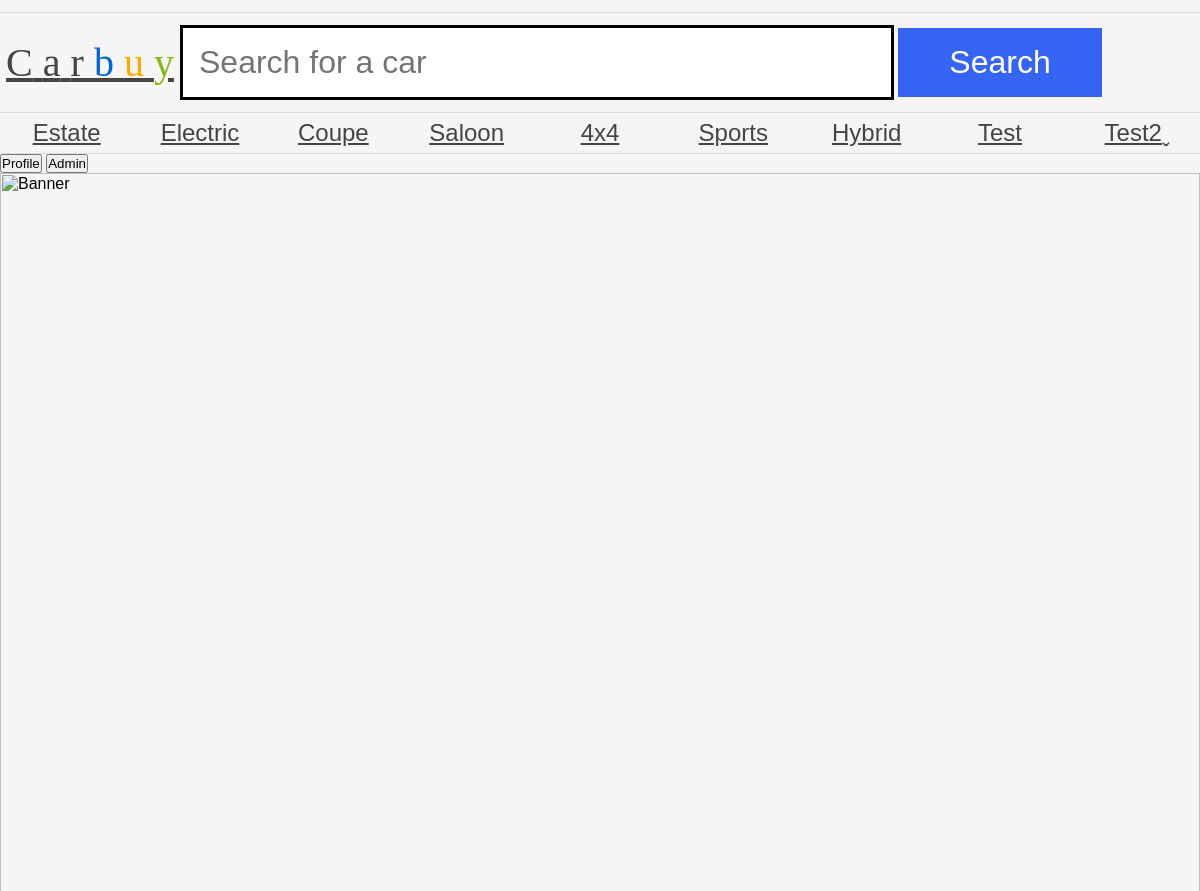
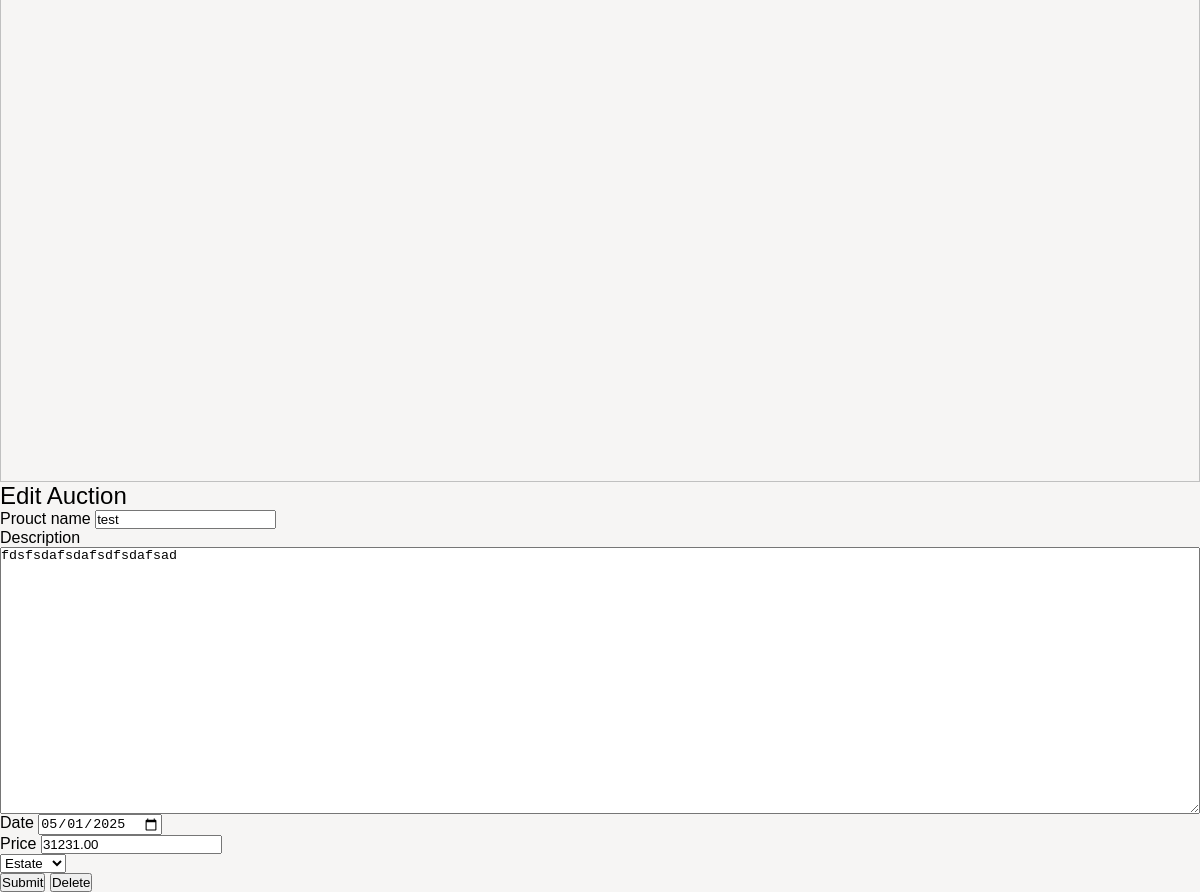
The page /as1/public/editAuction.php?CarID=32 on the database its author committed (2 pictures, top to bottom).
### tables this page shows
CREATE TABLE `category` (
  `category_id` int(11) NOT NULL AUTO_INCREMENT,
  `name` varchar(255) DEFAULT NULL,
  PRIMARY KEY (`category_id`)
);

CREATE TABLE `auction` (
  `product_id` int(11) NOT NULL AUTO_INCREMENT,
  `title` varchar(255) DEFAULT NULL,
  `endDate` date DEFAULT NULL,
  `description` varchar(255) DEFAULT NULL,
  `categoryId` varchar(255) DEFAULT NULL,
  `price` decimal(8,2) DEFAULT NULL,
  `user_id` int(11) DEFAULT NULL,
  PRIMARY KEY (`product_id`),
  KEY `Foreign` (`user_id`) USING BTREE,
  CONSTRAINT `test` FOREIGN KEY (`user_id`) REFERENCES `users` (`id`) ON DELETE CASCADE ON UPDATE CASCADE
);

### as1/public/dbConn.php (called while the page is built, shortened)
<?php
$username = "v.je";
$password = "v.je";
$conn = new PDO('mysql:dbname=assignment1;host=mysql', $username, $password, [PDO::ATTR_ERRMODE => PDO::ERRMODE_EXCEPTION]);
$getCategoryQuery = $conn->prepare('SELECT * FROM category');
$getCategoryQuery->execute();
$getCategory = $getCategoryQuery->fetchAll();
?>

### as1/public/editAuction.php (the view, shortened to what this page needs)
<?php
require 'header.php';
require 'dbCOnn.php';
$productID = $_GET['CarID'];
$getAuctionQuery = $conn->query("SELECT `title`, `endDate`, `description`, `categoryId`, `price` FROM `auction` WHERE product_id = $productID;");
$getAuctionQuery->execute();
$getAuction = $getAuctionQuery->fetchAll();
foreach ($getAuction as $auction) {
    $title = $auction['title'];
    $endDate = $auction['endDate'];
    $description = $auction['description'];
    $price = $auction['price'];
}
?>
<h2>Edit Auction</h2>
<form action="#" method="POST">
    <label for="title">Prouct name</label>
    <input type="text" name="title" value=<?php
    echo $title;
    ?>><br>
    <label for="description">Description</label>
    <textarea name="description" id="desc" cols="10" rows="6" maxlength="255"><?php
    echo $description;
    ?></textarea>
    <label for="auction_end_date">Date</label>
    <input type="date" name="auction_end_date" value=<?php
    echo $endDate;
    ?>><br>
    <label for="price">Price</label>
    <input type="text" name="price" value=<?php
    echo $price;
    ?>><br>
    <select name="category">
        <?php
        array_map(function ($categories) {
            $categoryName = $categories['name'];
            echo '<option value="' . $categoryName . '">' . $categoryName . '</option>';
        }, $getCategory);
        ?>
    </select><br>
    <button type="submit" name="submit">Submit</button>
    <button type="submit" name="delete">Delete</button>
</form>

### as1/public/header.php (shortened to what this page needs)
<?php
require 'dbConn.php';
?>
<html>
<head>
	<link rel="stylesheet" href="carbuy.css" />
</head>
<body>
	<header>
		<a href="index.php">
			<h1><span class="C">C</span>
				<span class="a">a</span>
				<span class="r">r</span>
				<span class="b">b</span>
				<span class="u">u</span>
				<span class="y">y</span>
			</h1>
		</a>
		<form action="#">
			<input type="text" name="search" placeholder="Search for a car" />
			<input type="submit" name="submit" value="Search" />
		</form>
	</header>
	<nav>
		<ul>
			<?php
			array_map(function ($category) {
				$categoryName = $category['name'];
				$categoryID = $category['category_id'];
				echo '<li>' . '<a class="categoryLink" href="categoryPage.php?categoryID=' . $categoryID . '">' . $categoryName . '</a>' . '</li>';
			}, array_values($getCategory));
			?>
		</ul>
	</nav>
	<div class="headerButton" style="justify-content: center">
		<button>Profile</button>
	</div>
	<span class="HeaderButton">
		<button>Admin</button>
	</span>
	<img src="banners/1.jpg" alt="Banner" />
</body>
</html>

### as1/public/carbuy.css (style rules this page uses)
* { margin: 0; padding: 0; }
body { font-family: "Oxygen-Regular", sans-serif; background-color: #f6f5f4; max-width: 100vw; overflow-x: hidden; }
h1, h2, h3, h4 { font-weight: normal; }
a, a:visited { color: #444; }
header { margin-top: 1vw; font-family: "Univers-Light-Normal"; display: grid; grid-template-columns: 15% 85%; align-items: center; padding-top: 1vw; padding-bottom: 1vw; border-top: 1px solid #ddd; border-bottom: 1px solid #ddd; }
header h1 { text-align: center; font-size: 2.5em; }
form { display: block; }
header form input[type="text"] { border: 3px solid black; font-size: 2em; padding: 0.5em; width: 70%; }
body > img { width: 100vw; }
header form input[type="submit"] { background-color: #3665f3; color: white; width: 20%; font-size: 2em; padding: 0.5em; cursor: pointer; border: 0; }
header .b { color: #0063d1; }
header .u { color: #f4ae01; }
header .y { color: #85b716; }
body > nav { border-bottom: 1px solid #ddd; }
body > nav ul li:last-child a:after { content: "ˬ"; position: absolute; }
body > nav ul { display: flex; width: 100vw; list-style-type: none; }
body > nav ul li { flex: 1; }
body > nav ul li a { display: block; text-align: center; padding-top: 0.5vw; padding-bottom: 0.5vw; font-size: 1.5em; }
textarea { width: 100%; height: 20em; }

### as1/public/header.php (style rules this page uses)
.HeaderButton { display: inline-block; position: relative; }

### rows shown on the page
category: name "Estate", category "Estate"
category: name "Electric"
category: name "Coupe"
category: name "Saloon"
category: name "4x4"
category: name "Sports"
category: name "Hybrid"
category: name "Test"
category: name "Test2"
auction: description "fdsfsdafsdafsdfsdafsad", auction_end_date "05/01/2025", price "31231.00"
